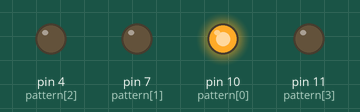
Bench run of a sketch on a simulated Arduino Uno, built with avr-gcc and run on an emulated ATmega328P. On the bench: output pins drawn as LEDs (lit = HIGH).

Above: at 0.2 s.
At 1.2 s:
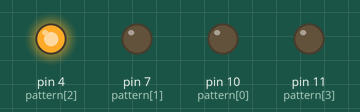
At 2.7 s:
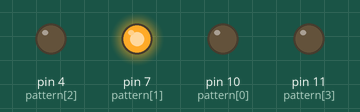
At 3.7 s:
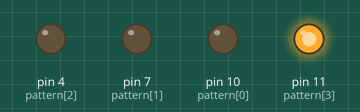
Timing chart, 0 to 4.6 s (numbered marks = the images above):
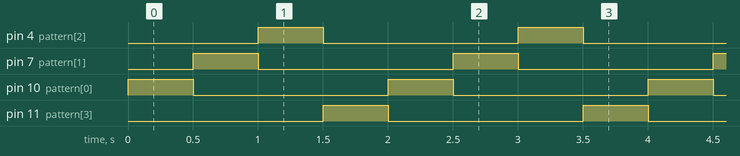

The sketch:

1D_ARRAY.ino
```cpp
 // 1D ARRAY
 int pattern[]={10,7,4,11};
 int k,i;

 void setup() {


for(k=0;k<4;k++)
{
pinMode(pattern[k], OUTPUT);

}

 Serial.begin(9600);
}

 void loop() {


 for(i=0;i<4;i++)
{

digitalWrite(pattern[i], HIGH );
delay(500 );
digitalWrite(pattern[i], LOW );
}


    //Serial.println("Frequency is = " );
    //Serial.println(cv );
    //delay(100 );


}
```

Measured:
- by itself, pin 4 (pattern[2]), pin 7 (pattern[1]), pin 10 (pattern[0]), pin 11 (pattern[3]): alternates HIGH for 0.50 s and LOW for 1.5 s
- by itself, everything shown: repeats every 2.0 s, in 5 steps
